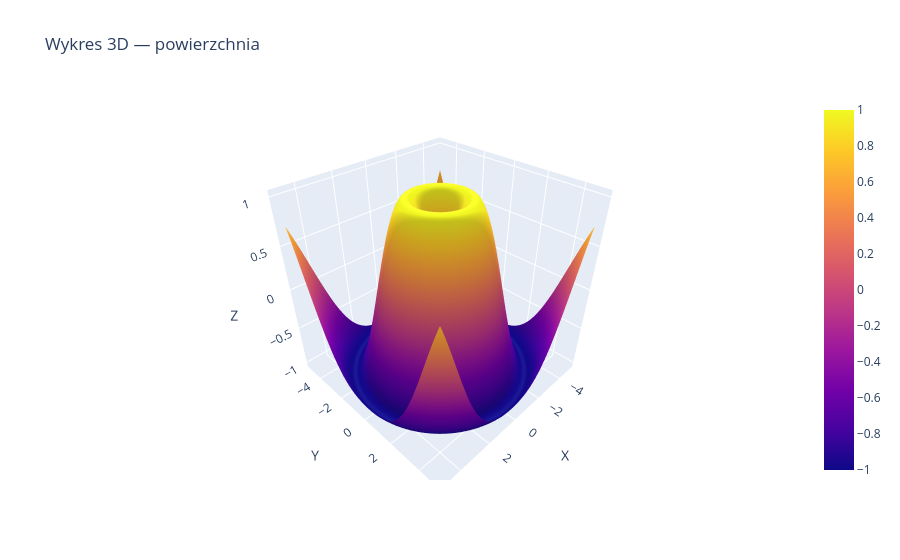

Notebook cell for this chart:
### Markdown cell above
## 2.8 Wykres 3D — powierzchnia (przykład z instrukcji)

### Code cell
x = np.linspace(-5, 5, 100)
y = np.linspace(-5, 5, 100)
X, Y = np.meshgrid(x, y)
Z = np.sin(np.sqrt(X**2 + Y**2))

fig = go.Figure(data=[go.Surface(z=Z, x=X, y=Y)])
fig.update_layout(title="Wykres 3D — powierzchnia",
                  scene=dict(xaxis_title='X', yaxis_title='Y', zaxis_title='Z'))
fig.show()

### Figure 1 — Plotly figure (JSON) as saved in the notebook; plotly's stock layout.template omitted (floating-point values rounded to 4 significant figures; data arrays with more than 128 entries replaced by an {"elided": "..."} marker saying what was removed)
{"data": [{"type": "surface", "x": {"elided": "100x100 float values"}, "y": {"elided": "100x100 float values"}, "z": {"elided": "100x100 float values"}}], "layout": {"scene": {"xaxis": {"title": {"text": "X"}}, "yaxis": {"title": {"text": "Y"}}, "zaxis": {"title": {"text": "Z"}}}, "title": {"text": "Wykres 3D — powierzchnia"}}}
